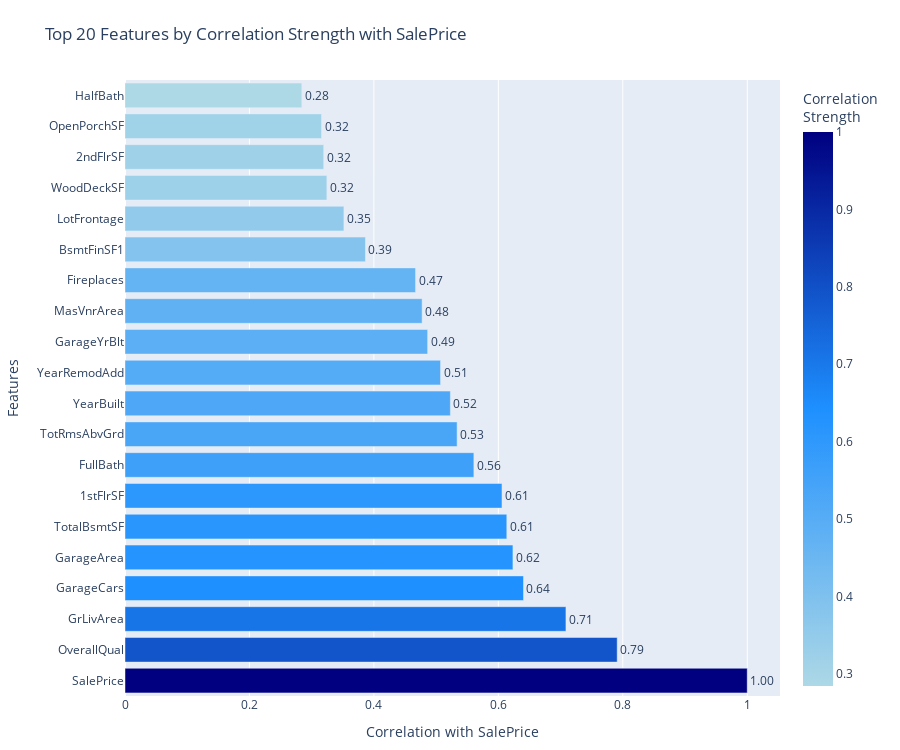

Notebook code cell kept with this figure:
### Code cell
top20 = correlation.reindex(correlation['Correlation'].abs().sort_values(ascending=False).head(20).index)

colors = ['steelblue' if x > 0 else 'lightcoral' for x in top20['Correlation']]

fig = px.bar(
    x=top20['Correlation'],
    y=top20['Features'],
    orientation='h',
    color=top20['Correlation'],
    color_continuous_scale=[
        [0.0, 'lightblue'],
        [0.5, 'dodgerblue'],
        [1.0, 'navy']
    ],
    title='Top 20 Features by Correlation Strength with SalePrice'
)

fig.update_traces(
    texttemplate='%{x:.2f}',
    textposition='outside',
    hovertemplate='<b>%{y}</b><br>Correlation: %{x:.4f}<extra></extra>'
)

fig.update_layout(
    width=900,
    height=750,
    xaxis_title='Correlation with SalePrice',
    yaxis_title='Features',
    margin=dict(l=100, r=80, t=80, b=50),
    coloraxis_colorbar=dict(title="Correlation<br>Strength")
)

fig.write_image("../images/EDA/correlation_with_saleprice.png", scale=2)
fig.show()

### Figure 1 — Plotly figure (JSON) as saved in the notebook; plotly's stock layout.template omitted (floating-point values rounded to 4 significant figures)
{"data": [{"hovertemplate": "<b>%{y}</b><br>Correlation: %{x:.4f}<extra></extra>", "legendgroup": "", "marker": {"color": [1.0, 0.791, 0.7086, 0.6404, 0.6234, 0.6136, 0.6059, 0.5607, 0.5337, 0.5229, 0.5071, 0.4864, 0.4775, 0.4669, 0.3864, 0.3518, 0.3244, 0.3193, 0.3159, 0.2841], "coloraxis": "coloraxis", "pattern": {"shape": ""}}, "name": "", "orientation": "h", "showlegend": false, "textposition": "outside", "texttemplate": "%{x:.2f}", "type": "bar", "x": [1.0, 0.791, 0.7086, 0.6404, 0.6234, 0.6136, 0.6059, 0.5607, 0.5337, 0.5229, 0.5071, 0.4864, 0.4775, 0.4669, 0.3864, 0.3518, 0.3244, 0.3193, 0.3159, 0.2841], "xaxis": "x", "y": ["SalePrice", "OverallQual", "GrLivArea", "GarageCars", "GarageArea", "TotalBsmtSF", "1stFlrSF", "FullBath", "TotRmsAbvGrd", "YearBuilt", "YearRemodAdd", "GarageYrBlt", "MasVnrArea", "Fireplaces", "BsmtFinSF1", "LotFrontage", "WoodDeckSF", "2ndFlrSF", "OpenPorchSF", "HalfBath"], "yaxis": "y"}], "layout": {"barmode": "relative", "coloraxis": {"colorbar": {"title": {"text": "Correlation<br>Strength"}}, "colorscale": [[0, "lightblue"], [0.5, "dodgerblue"], [1, "navy"]]}, "height": 750, "legend": {"tracegroupgap": 0}, "margin": {"b": 50, "l": 100, "r": 80, "t": 80}, "title": {"text": "Top 20 Features by Correlation Strength with SalePrice"}, "width": 900, "xaxis": {"anchor": "y", "domain": [0, 1], "title": {"text": "Correlation with SalePrice"}}, "yaxis": {"anchor": "x", "domain": [0, 1], "title": {"text": "Features"}}}}
